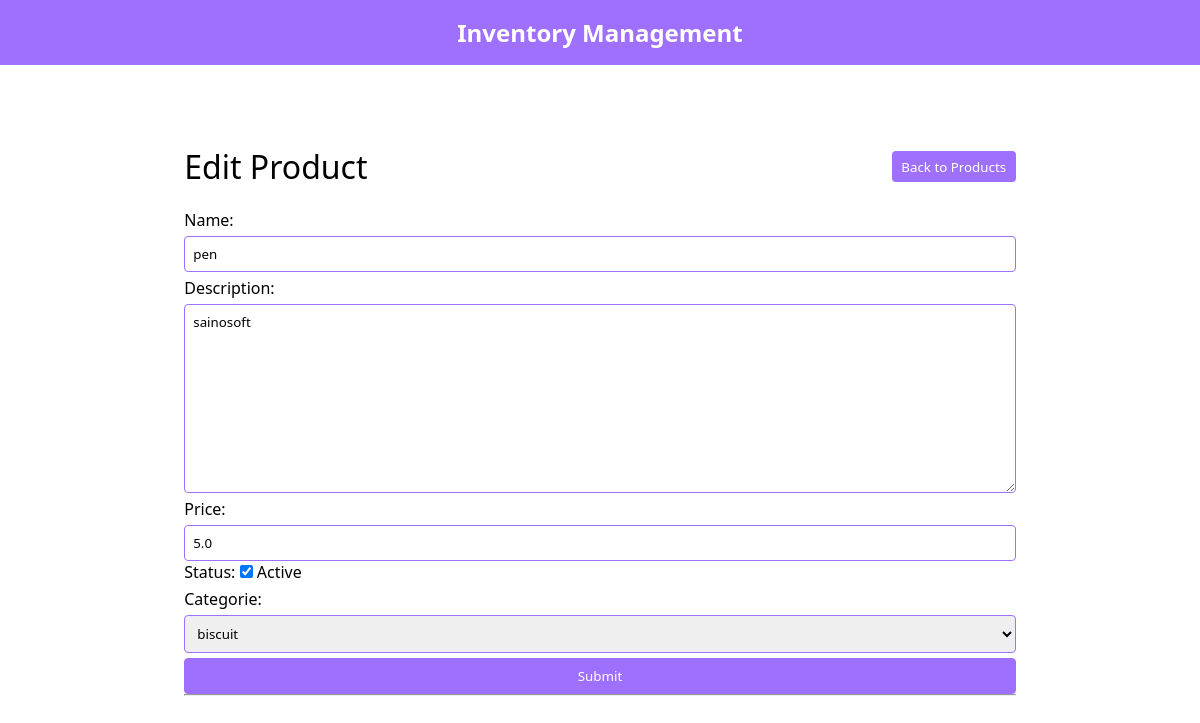
The page /edit_product/4/ on the database its author committed.
### items/models.py (models this page shows, shortened)
class Products(models.Model):
    Date_Time = models.DateTimeField(auto_now=True, auto_now_add=False)
    Name = models.CharField(max_length=50)
    Description = models.TextField()
    Price = models.FloatField()
    Status = models.BooleanField(default=True)
    Categorie = models.ForeignKey(Categories, on_delete=models.CASCADE)

### items/views.py (the view, shortened to what this page needs)
# urls.py: path("edit_product/<int:pro_id>/", views.edit_product, name='edit_product'),
def edit_product(request, pro_id):
    active_products = "active"
    pid = Products.objects.get(pk = pro_id)
    catory = Categories.objects.all()
    context = {"active_products":active_products, 'p': pid, 'catory': catory}
    return render(request, 'items/edit_product.html', context)

### Templates/items/edit_product.html (shortened to what this page needs)
{% extends "base.html" %}
{% load static %}
{% block head %}
<link rel="stylesheet" href="{% static 'css/style.css' %}">
<link rel="stylesheet" href="{% static 'css/form.css' %}">
{% endblock head %}
{% block body %}
<div class="cont">
    <div class="flexbox">
        <h1 class="heading">Edit Product</h1>
        <button class="btn" onclick="window.location.href = '/products'">Back to Products</button>
    </div>
    {% if catory %}
    <form class='form' method="post">
        <label for="name">Name:</label>
        <input type="text" id="name" name="name" value='{{p.Name}}'>
        <label for="description">Description:</label>
        <textarea id="description" name="description">{{p.Description}}</textarea>
        <label for="price">Price:</label>
        <input type="number" id="price" name="price" value='{{p.Price}}'>
        <div>
            <label for="status">Status:</label>
            <input type="checkbox" id="status" name="status" {% if p.Status %}checked {% endif %}> Active
        </div>
        <label for="categorie">Categorie:</label>
        <select id="categorie" name="categorie">
            {% for cat in catory %}
            <option value="{{cat.Name}}">{{cat.Name}}</option>
            {% endfor %}
        </select>
        <input type="submit" value="Submit">
        <hr>
    </form>
    {% else %}
    <b style="color: orange;">Please Enter Categorie first.</b>
    {% endif %}
</div>
{% endblock body %}

### static/css/navbar.css (style rules this page uses)
* { box-sizing: border-box; padding: 0; margin: 0; font-family: 'Segoe UI', Tahoma, Geneva, Verdana, sans-serif; }

### static/css/style.css (style rules this page uses)
.cont { max-width: 22cm; margin: auto; padding: 4rem 0; }
.flexbox { display: flex; flex-direction: row; flex-wrap: nowrap; justify-content: space-between; align-items: center; }
.flexbox .btn { background-color: #9F70FD; color: white; padding: 0.4rem 0.6rem; border: 0; border-radius: 4px; }
.heading { font-weight: 300; margin: 1rem 0; }

### static/css/form.css (style rules this page uses)
.form { width: 100%; display: flex; flex-direction: column; }
.form label { padding: 5px 0; }
.form input, .form textarea, .form select { border: 1px solid #9F70FD; padding: 0.5rem; border-radius: 4px; }
.form textarea { height: 5cm; }
.form input[type='submit'] { background-color: #9F70FD; color: white; margin-top: 5px; }

### rows shown on the page
Products: name "pen", description "sainosoft", price "5.0", Status "☑"

### other values the page prints
form field categorie "biscuit"
